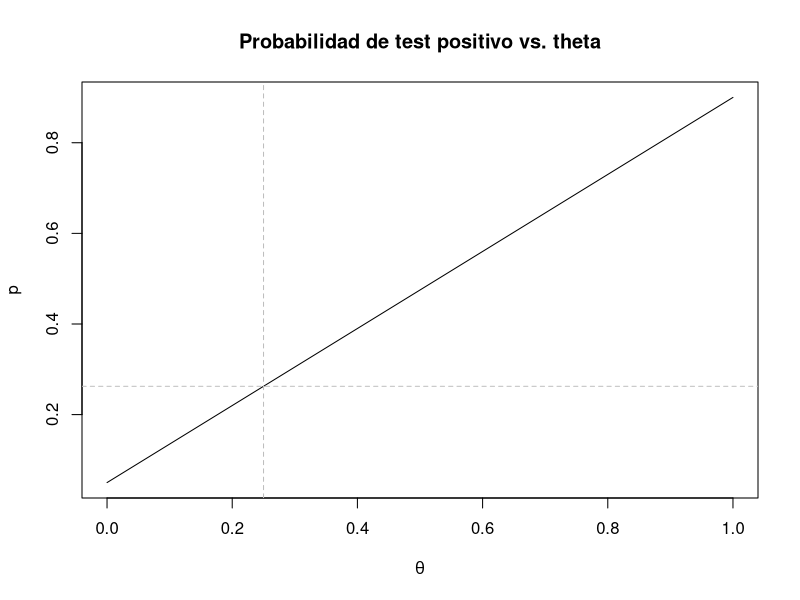
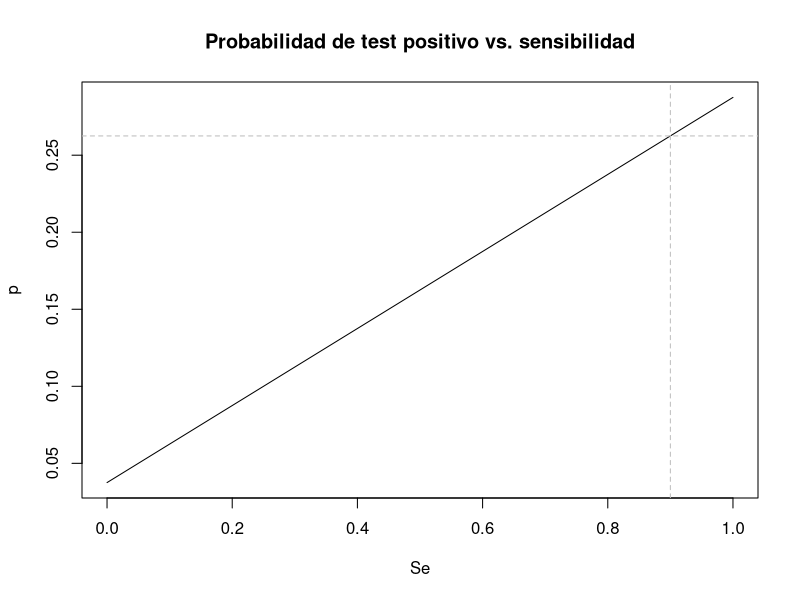
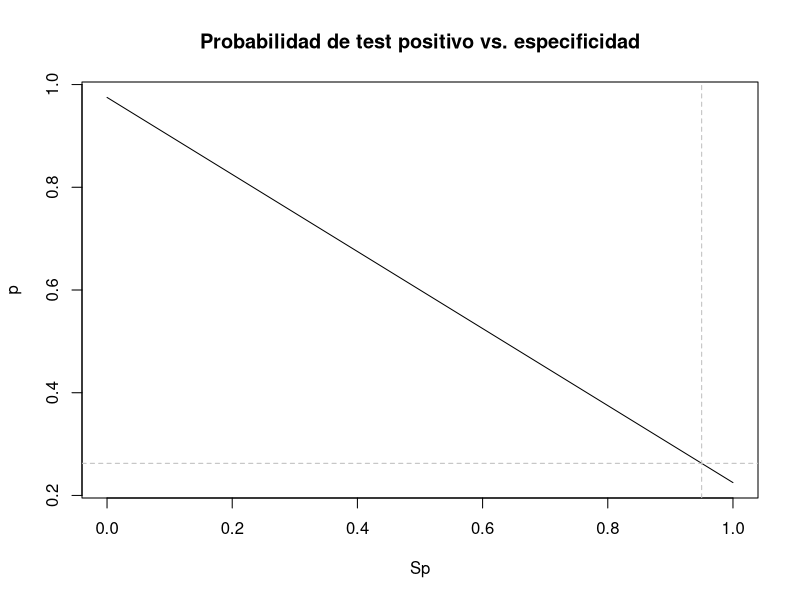
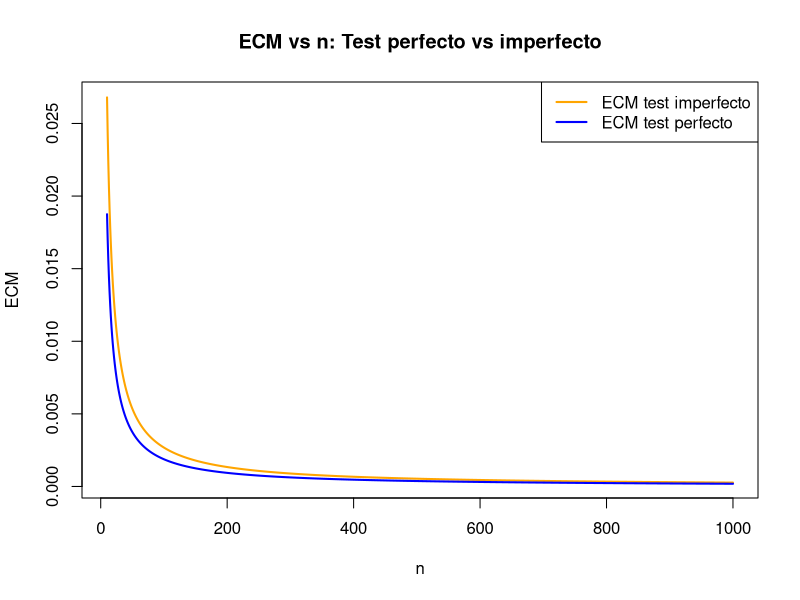

These charts were generated, in order, by the following R code: (Note: this script raises an error after producing the figures.)
set.seed(43)

#####PARTE 1#########

#1.5 Cubrimiento empC-rico mediante simulaciC3n Monte Carlo


tita <- 0.25
ns <-  c(10, 20, 50, 100, 1000, 10000)  #valores de n para los cuales vamos a evaluar la cobertura
Nrep <- 5000                            #empirica
z <- qnorm(0.975)

cubrimientoN <- 0

for (j in seq_along(ns)){
  n <- ns[j]
  cubrimiento <- 0
  
  for(i in 1:Nrep){                                         #repito el experimento 5000 veces.
    muestra <- rbinom(1,n,tita)
    
    estTita <- muestra/n
    termino <- z * sqrt((estTita*(1-estTita))/n)
    intervalo <- c(estTita - termino, estTita + termino)
    
    cubrimiento[i] <- intervalo[1] <= tita && tita <= intervalo[2]
  }
  
  cubrimientoN[j] <- mean(cubrimiento)                  #promedio de veces que el valor real de 
                                                        #tita cayC3 en el intervalo.
}

cubrimientoEmpirico <- data.frame(n = ns, cubrimiento = cubrimientoN)

#####PARTE 2#########

#### 2.0.3 ####


## Valores fijos
Se_fijo  <- 0.9
Sp_fijo  <- 0.95
theta_fijo <- 0.25

## a
theta_grid <- seq(0, 1, length.out = 1000)
p_theta <- Se_fijo * theta_grid + (1 - Sp_fijo) * (1 - theta_grid)

plot(theta_grid, p_theta, type = "l",
     xlab = expression(theta),
     ylab = "p",
     main = "Probabilidad de test positivo vs. theta")
abline(v = theta_fijo, col = "gray", lty = 2)
abline(h = Se_fijo * theta_fijo + (1 - Sp_fijo) * (1 - theta_fijo),
       col = "gray", lty = 2)

## b
Se_grid <- seq(0, 1, length.out = 1000)
p_Se <- Se_grid * theta_fijo + (1 - Sp_fijo) * (1 - theta_fijo)

plot(Se_grid, p_Se, type = "l",
     xlab = "Se",
     ylab = "p",
     main = "Probabilidad de test positivo vs. sensibilidad")
abline(v = Se_fijo, col = "gray", lty = 2)
abline(h = Se_fijo * theta_fijo + (1 - Sp_fijo) * (1 - theta_fijo),
       col = "gray", lty = 2)

## c
Sp_grid <- seq(0, 1, length.out = 1000)
p_Sp <- Se_fijo * theta_fijo + (1 - Sp_grid) * (1 - theta_fijo)

plot(Sp_grid, p_Sp, type = "l",
     xlab = "Sp",
     ylab = "p",
     main = "Probabilidad de test positivo vs. especificidad")
abline(v = Sp_fijo, col = "gray", lty = 2)
abline(h = Se_fijo * theta_fijo + (1 - Sp_fijo) * (1 - theta_fijo),
       col = "gray", lty = 2)


#### 2.1.6 ####

# Parametros

Se <- 0.9
Sp <- 0.95

# p real del test imperfecto
p <- (Se + Sp - 1)*tita + (1 - Sp)

# Rango de n
ns <- 10:1000

# ECM del test perfecto
ECM_perfecto <- tita*(1 - tita) / ns

# ECM del test imperfecto 
ECM_imperfecto <- p*(1 - p) / (ns * (Se + Sp - 1)^2)

# GrC!fico
plot(ns, ECM_imperfecto,
     type="l", col="orange", lwd=2,
     xlab="n", ylab="ECM",
     main="ECM vs n: Test perfecto vs imperfecto")

lines(ns, ECM_perfecto, col="blue", lwd=2)

legend("topright",
       legend=c("ECM test imperfecto", "ECM test perfecto"),
       col=c("orange", "blue"), lwd=2)


#### 2.1.7 ####



# FunciC3n estimador de momentos
tita_corregida <- function(p_hat, Se, Sp) {
  (p_hat - (1 - Sp)) / (Se + Sp - 1)
}

# resultados
resultados_imp <- data.frame(
  n = ns,
  bias_sim = NA,
  var_sim  = NA,
  ecm_sim  = NA,
  var_teo  = NA,
  ecm_teo  = NA
)


for (i in seq_along(ns)) {
  n <- ns[i]
  est_imp <- numeric(R)
  
  for (r in 1:R) {
    # generar Y y T condicional en Y
    Y <- rbinom(n, 1, tita)
    probs_T <- ifelse(Y == 1, Se, 1 - Sp)
    T <- rbinom(n, 1, probs_T)
    
    p_hat <- mean(T)
    est_imp[r] <- tita_corregida(p_hat, Se, Sp)
  }
  
  # cuantiles o recortes opcionales: truncar a [0,1] si querC)s:
  # est_imp <- pmin(pmax(est_imp, 0), 1)
  
  # estadC-sticos simulados
  bias_sim <- mean(est_imp) - tita
  var_sim  <- var(est_imp)
  ecm_sim  <- mean((est_imp - tita)^2)
  
  # valores teC3ricos (para el estimador corregido, Se,Sp conocidos)
  p_true <- (Se + Sp - 1) * tita + (1 - Sp)   # P(T=1)
  denom  <- Se + Sp - 1
  var_teo <- (p_true * (1 - p_true)) / (n * denom^2)
  ecm_teo <- var_teo   # insesgado => ECM = Var
  
  # guardar
  resultados_imp$bias_sim[i] <- bias_sim
  resultados_imp$var_sim[i]  <- var_sim
  resultados_imp$ecm_sim[i]  <- ecm_sim
  resultados_imp$var_teo[i]  <- var_teo
  resultados_imp$ecm_teo[i]  <- ecm_teo
}

# Mostrar tabla comparativa
print(resultados_imp)


## SESGO (teC3rico = 0)
plot(resultados_imp$n, resultados_imp$bias_sim,
     type="b", pch=19,
     xlab="n", ylab="Sesgo",
     main="Sesgo: Simulado vs TeC3rico",
     ylim=c(min(resultados_imp$bias_sim), max(resultados_imp$bias_sim)))

# lC-nea de sesgo teC3rico = 0
abline(h = 0, col="blue", lwd=2, lty=2)

legend("topright",
       legend=c("Sesgo sim.", "Sesgo teC3rico (0)"),
       col=c("black","blue"), pch=c(19, NA), lty=c(1,2))


## VARIANZA
plot(resultados_imp$n, resultados_imp$var_sim,
     type="b", pch=19,
     xlab="n", ylab="Varianza",
     main="Varianza: Simulado vs TeC3rica",
     ylim=c(0, max(resultados_imp$var_sim, resultados_imp$var_teo)))

lines(resultados_imp$n, resultados_imp$var_teo,
      type="b", pch=17, col="blue")

legend("topright",
       legend=c("Var sim.", "Var teC3rica"),
       col=c("black","blue"), pch=c(19,17))


## ECM
plot(resultados_imp$n, resultados_imp$ecm_sim,
     type="b", pch=19,
     xlab="n", ylab="ECM",
     main="ECM: Simulado vs TeC3rico",
     ylim=c(0, max(resultados_imp$ecm_sim, resultados_imp$ecm_teo)))

lines(resultados_imp$n, resultados_imp$ecm_teo,
      type="b", pch=17, col="blue")

legend("topright",
       legend=c("ECM sim.", "ECM teC3rico"),
       col=c("black","blue"), pch=c(19,17))
